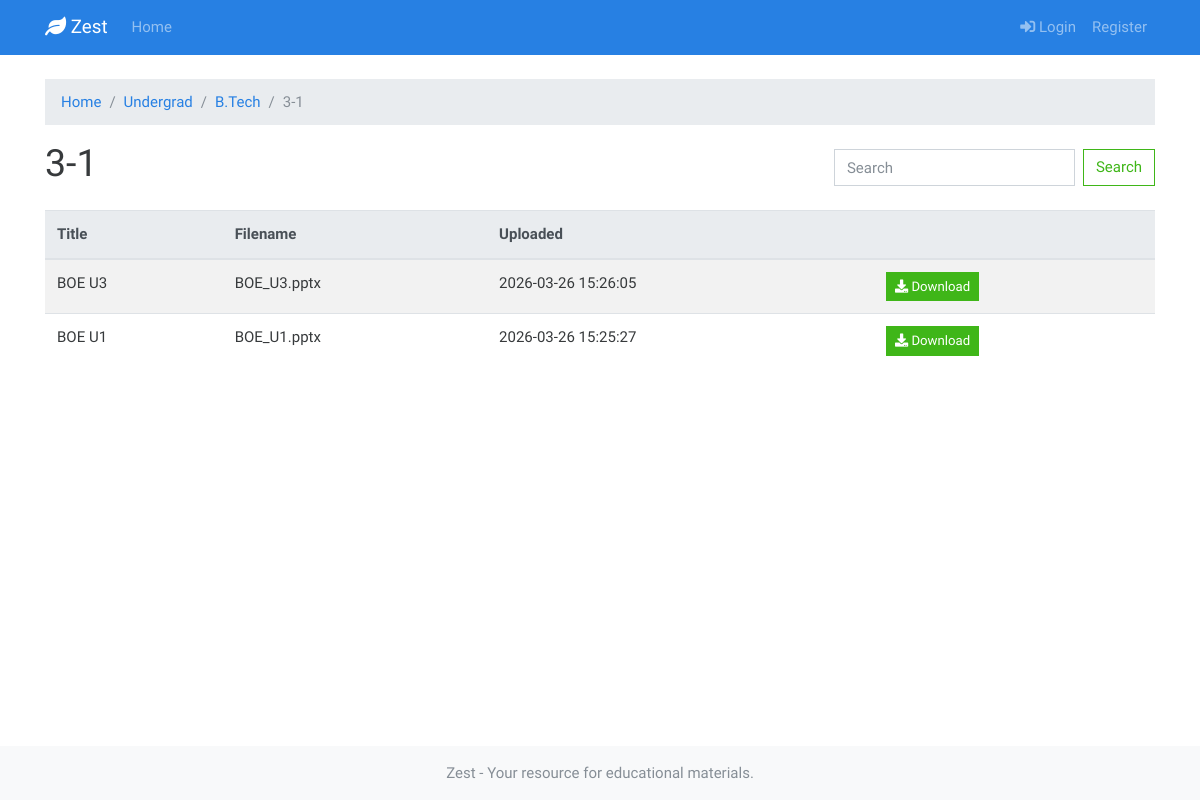
Page /undergrad/B.Tech/3-1 on the committed database.
### tables this page shows
CREATE TABLE resources (
    id INTEGER PRIMARY KEY AUTOINCREMENT,
    title TEXT NOT NULL,
    filename TEXT NOT NULL,
    filetype TEXT NOT NULL,
    level1 TEXT,
    level2 TEXT,
    level3 TEXT,
    upload_date TIMESTAMP DEFAULT CURRENT_TIMESTAMP
);

### app.py (the view)
@app.route('/undergrad/<course>/<sem>')
def undergrad_sem(course, sem):
    conn = get_db_connection()
    resources = conn.execute('SELECT * FROM resources WHERE level1 = ? AND level2 = ? AND level3 = ? ORDER BY upload_date DESC', ('Undergrad', course, sem)).fetchall()
    conn.close()
    return render_template('resource_list.html', resources=resources, breadcrumbs=[('Undergrad', '/undergrad'), (course, f'/undergrad/{course}'), (sem, '')])

### app.py (called while the page is built)
def get_db_connection():
    conn = sqlite3.connect('database.db')
    conn.row_factory = sqlite3.Row
    return conn

@app.before_request
def load_logged_in_user():
    user_id = session.get('user_id')
    if user_id is None:
        g.user = None
    else:
        conn = get_db_connection()
        g.user = conn.execute('SELECT * FROM users WHERE id = ?', (user_id,)).fetchone()
        conn.close()

### templates/resource_list.html (shortened to what this page needs)
{% extends "base.html" %}
{% block content %}
<nav aria-label="breadcrumb">
    <ol class="breadcrumb">
        <li class="breadcrumb-item"><a href="/">Home</a></li>
        {% for label, url in breadcrumbs %}
            {% if url %}
                <li class="breadcrumb-item"><a href="{{ url }}">{{ label }}</a></li>
            {% else %}
                <li class="breadcrumb-item active" aria-current="page">{{ label }}</li>
            {% endif %}
        {% endfor %}
    </ol>
</nav>
<div class="d-flex justify-content-between align-items-center mb-3">
    <h1>{{ breadcrumbs[-1][0] }}</h1>
    <form class="form-inline my-2 my-lg-0">
        <input class="form-control mr-sm-2" type="search" placeholder="Search" aria-label="Search">
        <button class="btn btn-outline-success my-2 my-sm-0" type="submit">Search</button>
    </form>
</div>
<table class="table table-striped table-hover">
    <thead class="thead-light">
        <tr>
            <th>Title</th>
            <th>Filename</th>
            <th>Uploaded</th>
            <th></th>
        </tr>
    </thead>
    <tbody>
        {% for resource in resources %}
        <tr>
            <td>{{ resource.title }}</td>
            <td>{{ resource.filename }}</td>
            <td>{{ resource.upload_date }}</td>
            <td><a href="/download/{{ resource.filename }}" class="btn btn-sm btn-success"><i class="fas fa-download"></i> Download</a>
            </td>
        </tr>
        {% endfor %}
    </tbody>
</table>
{% endblock %}

### templates/base.html (shortened to what this page needs)
<!doctype html>
<html lang="en">
  <head>
    <link rel="stylesheet" href="https://bootswatch.com/4/cosmo/bootstrap.min.css">
    <link rel="stylesheet" href="https://cdnjs.cloudflare.com/ajax/libs/font-awesome/5.15.1/css/all.min.css">
  </head>
  <body>
    <nav class="navbar navbar-expand-lg navbar-dark bg-primary">
      <div class="container">
        <a class="navbar-brand" href="{{ url_for('index') }}">
          <i class="fas fa-leaf"></i> Zest
        </a>
        <div class="collapse navbar-collapse" id="navbarColor01">
          <ul class="navbar-nav mr-auto">
            <li class="nav-item">
              <a class="nav-link" href="{{ url_for('index') }}">Home</a>
            </li>
          </ul>
          <ul class="navbar-nav ml-auto">
            {% if 'user_id' in session %}
              <li class="nav-item">
                <a class="nav-link" href="{{ url_for('logout') }}"><i class="fas fa-sign-out-alt"></i> Logout</a>
              </li>
            {% else %}
              <li class="nav-item">
                <a class="nav-link" href="{{ url_for('login') }}"><i class="fas fa-sign-in-alt"></i> Login</a>
              </li>
              <li class="nav-item">
                <a class="nav-link" href="{{ url_for('register') }}">Register</a>
              </li>
            {% endif %}
          </ul>
        </div>
      </div>
    </nav>
    <div class="container mt-4">
      {% block content %}{% endblock %}
    </div>
    <footer class="footer mt-auto py-3 bg-light">
        <div class="container text-center">
          <span class="text-muted">Zest - Your resource for educational materials.</span>
        </div>
    </footer>
  </body>
</html>

### templates/base.html (style rules this page uses)
body { display: flex; flex-direction: column; min-height: 100vh; }
.container { flex: 1; }

### rows in the picture
resources: title "BOE U3", filename "BOE_U3.pptx", upload_date "2026-03-26 15:26:05"
resources: title "BOE U1", filename "BOE_U1.pptx", upload_date "2026-03-26 15:25:27"

### other values in the picture
{{ label }} "Undergrad" "B.Tech"
{{ label }} "3-1"
{{ breadcrumbs[-1][0] }} "3-1"
